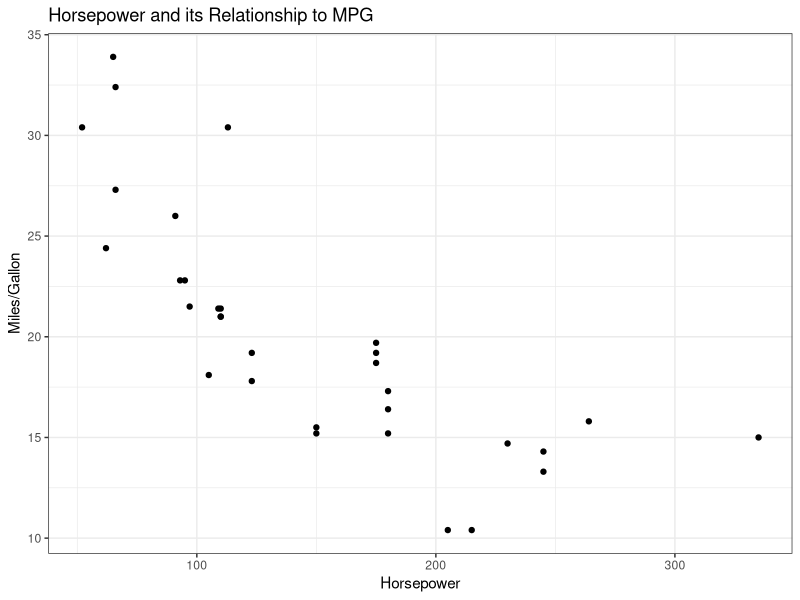

The R script that drew this image:
########

#Purpose of file: Learning Git and Github through the mtcars data set

#Loading Useful Libraries
library(tidyverse)
library(ggplot2)

#Viewing the mtcars data set, looking at the information page, and inspecting the 
#type of variables
View(mtcars)

?mtcars  

str(mtcars)

#Creating a plot
ggplot(mtcars, aes(hp, mpg)) +
  geom_point() +
  xlab("Horsepower") +
  ylab("Miles/Gallon") +
  theme_bw() + 
  ggtitle("Horsepower and its Relationship to MPG")
